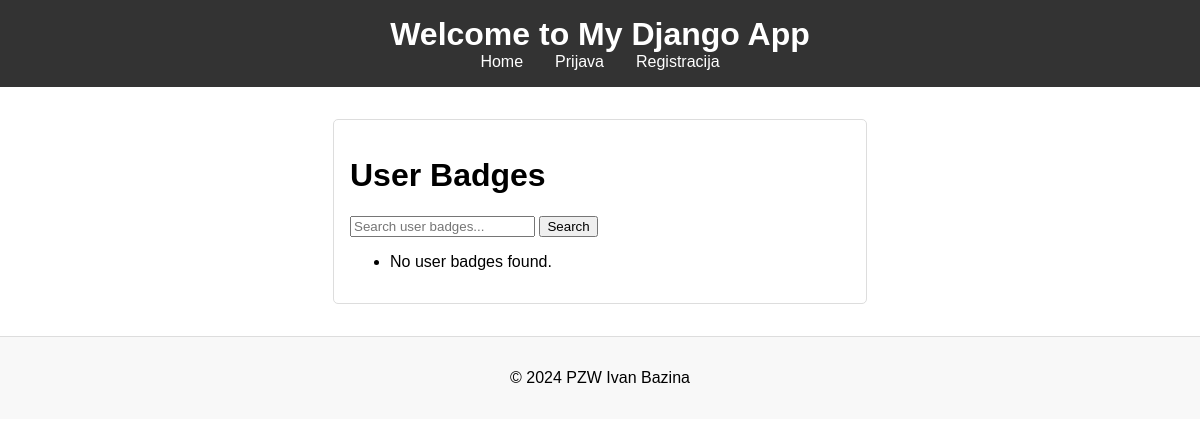
Before: /user-badges/ with the older database file.
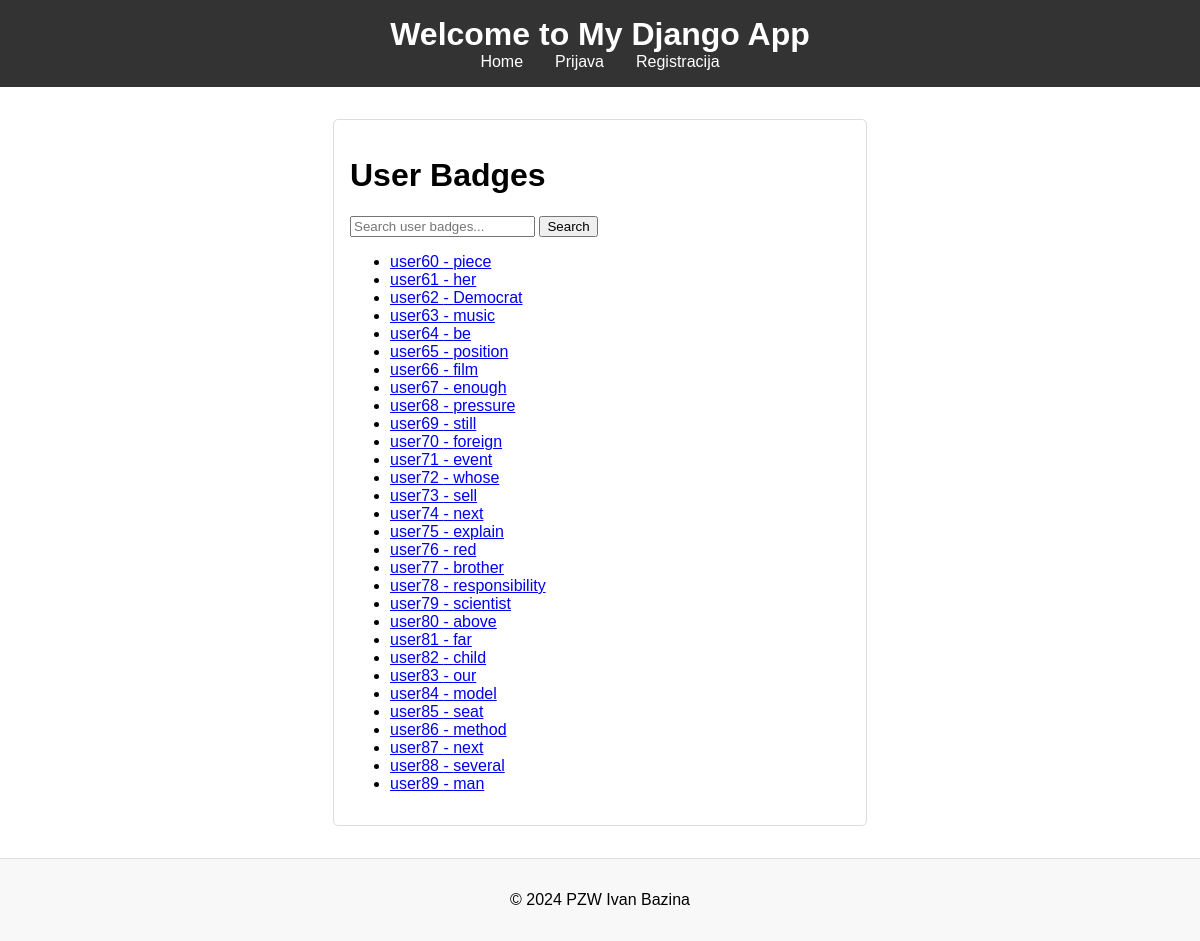
After: the same page with the newer database file.
### main/models.py (models this page shows, shortened)
class UserBadge(models.Model):
    user = models.ForeignKey(User, on_delete=models.CASCADE)
    badge = models.ForeignKey(Badge, on_delete=models.CASCADE)
    awarded_date = models.DateField(auto_now_add=True)

class Badge(models.Model):
    name = models.CharField(max_length=100)
    description = models.TextField()
    icon = models.ImageField(upload_to='badges/')
    criteria = models.CharField(max_length=255)  # Criteria to earn the badge

### main/views.py (the view)
# urls.py: path('user-badges/', UserBadgeListView.as_view(), name='userbadge-list'),
class UserBadgeListView(BaseSearchListView):
    model = UserBadge
    template_name = 'user_badges/user_badge_list.html'
    context_object_name = 'user_badges'
    search_fields = ['user__username', 'badge__name']

### main/views.py (called while the page is built)
    def get_queryset(self):
        query = self.request.GET.get('q')
        queryset = super().get_queryset()
        if query and self.search_fields:
            q_objects = Q()
            for field in self.search_fields:
                q_objects |= Q(**{f"{field}__icontains": query})
            return queryset.filter(q_objects)
        return queryset

### main/templates/user_badges/user_badge_list.html
{% extends "base_generic.html" %}
{% block content %}
<h1>User Badges</h1>
<form method="get">
    <input type="text" name="q" placeholder="Search user badges..." value="{{ request.GET.q }}">
    <button type="submit">Search</button>
</form>
<ul>
{% for user_badge in user_badges %}
    <li>
        <a href="{% url 'userbadge-detail' user_badge.pk %}">
            {{ user_badge.user.username }} - {{ user_badge.badge.name }}
        </a>
    </li>
{% empty %}
    <li>No user badges found.</li>
{% endfor %}
</ul>
{% endblock %}

Changed rows visible on the page:
added UserBadge: user.username "user60", badge.name "piece"
added UserBadge: user.username "user61", badge.name "her"
added UserBadge: user.username "user62", badge.name "Democrat"
added UserBadge: user.username "user63", badge.name "music"
added UserBadge: user.username "user64", badge.name "be"
added UserBadge: user.username "user65", badge.name "position"
added UserBadge: user.username "user66", badge.name "film"
added UserBadge: user.username "user67", badge.name "enough"
added UserBadge: user.username "user68", badge.name "pressure"
added UserBadge: user.username "user69", badge.name "still"
added UserBadge: user.username "user70", badge.name "foreign"
added UserBadge: user.username "user71", badge.name "event"
added UserBadge: user.username "user72", badge.name "whose"
added UserBadge: user.username "user73", badge.name "sell"
added UserBadge: user.username "user74", badge.name "next"
added UserBadge: user.username "user75", badge.name "explain"
added UserBadge: user.username "user76", badge.name "red"
added UserBadge: user.username "user77", badge.name "brother"
added UserBadge: user.username "user78", badge.name "responsibility"
added UserBadge: user.username "user79", badge.name "scientist"
added UserBadge: user.username "user80", badge.name "above"
added UserBadge: user.username "user81", badge.name "far"
added UserBadge: user.username "user82", badge.name "child"
added UserBadge: user.username "user83", badge.name "our"
added UserBadge: user.username "user84", badge.name "model"
added UserBadge: user.username "user85", badge.name "seat"
added UserBadge: user.username "user86", badge.name "method"
added UserBadge: user.username "user87", badge.name "next"
added UserBadge: user.username "user88", badge.name "several"
added UserBadge: user.username "user89", badge.name "man"
Other visible differences:
text no longer shown: "No user badges found."
